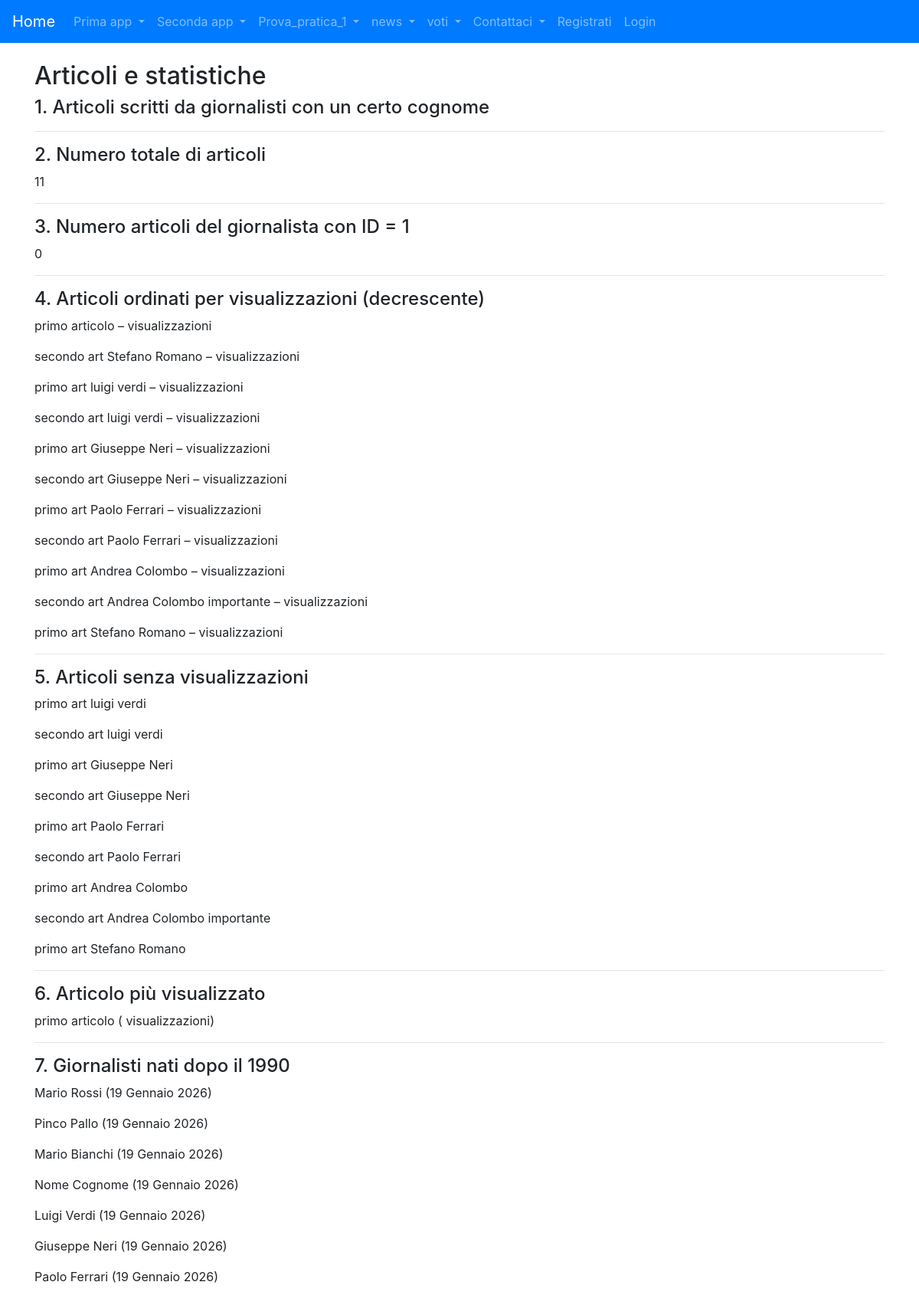
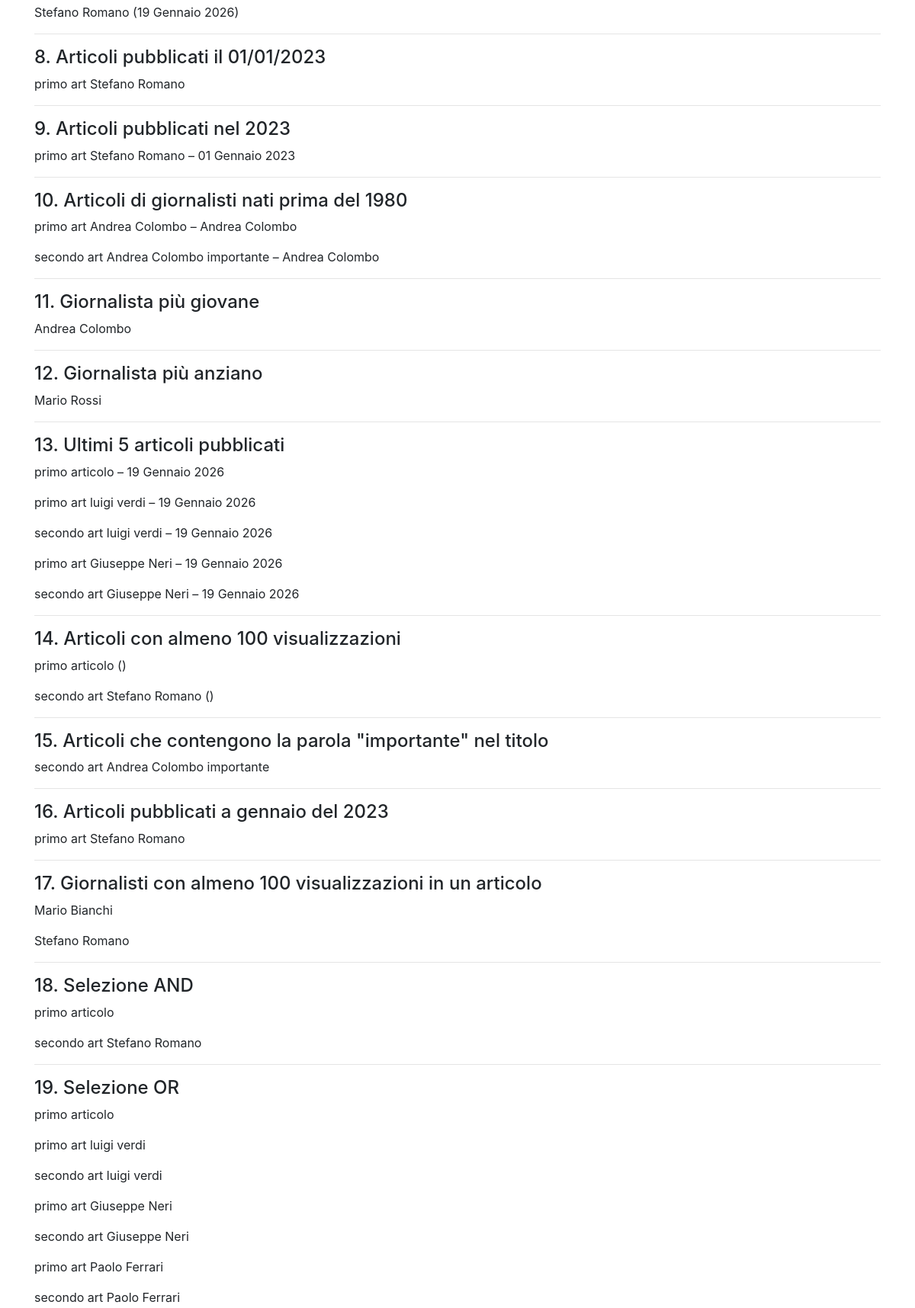
/news/query (upper part), run on the app's committed database (2 pictures, top to bottom).
### news/models.py (models this page shows, shortened)
class Articolo(models.Model):
    titolo = models.CharField(max_length=100)
    contenuto = models.TextField()
    giornalista = models.ForeignKey(Giornalista, on_delete=models.CASCADE, related_name="articoli")
    data = models.DateField(blank=True)
    visualizzazioni = models.IntegerField(default=0,blank=True)
    class Meta:
        verbose_name = "Articolo"
        verbose_name_plural = "Articoli"

class Giornalista(models.Model):
    nome = models.CharField(max_length=20)
    cognome = models.CharField(max_length=20)
    anno_di_nascita = models.DateField(blank=True)
    def __str__(self):
        return self.nome + " " + self.cognome
    class Meta:
        verbose_name = "Giornalista"
        verbose_name_plural = "Giornalisti"

### news/views.py (the view)
# urls.py: path('query', queryBase, name='query'),
def queryBase(request):
    articoli_cognome = Articolo.objects.filter(giornalista__cognome='Rossi')
    numero_totale_articoli = Articolo.objects.count()
    giornalista_1 = Giornalista.objects.get(id=1)
    numero_articoli_giornalista_1 = Articolo.objects.filter(giornalista=giornalista_1).count()
    articoli_ordinati = Articolo.objects.order_by('-visualizzazioni')
    articoli_senza_visualizzazioni = Articolo.objects.filter(visualizzazioni=0)
    articolo_piu_visualizzato = Articolo.objects.order_by('-visualizzazioni').first()
    giornalisti_data = Giornalista.objects.filter(anno_di_nascita__gt=datetime.date(1990, 1, 1))
    articoli_del_giorno = Articolo.objects.filter(data=datetime.date(2023, 1, 1))
    articoli_periodo = Articolo.objects.filter(
        data__range=(datetime.date(2023, 1, 1), datetime.date(2023, 12, 31))
    )
    giornalisti_nati = Giornalista.objects.filter(anno_di_nascita__lt=datetime.date(1980, 1, 1))
    articoli_giornalisti = Articolo.objects.filter(giornalista__in=giornalisti_nati)
    giornalista_giovane = Giornalista.objects.order_by('anno_di_nascita').first()
    giornalista_anziano = Giornalista.objects.order_by('-anno_di_nascita').first()
    ultimi_articoli = Articolo.objects.order_by('-data')[:5]
    articoli_minime_visualizzazioni = Articolo.objects.filter(visualizzazioni__gte=100)
    articoli_parola = Articolo.objects.filter(titolo__icontains='importante')
    articoli_mese_anno = Articolo.objects.filter(data__month=1, data__year=2023)
    giornalisti_con_articoli_popolari = Giornalista.objects.filter(articoli__visualizzazioni__gte=100).distinct()
    data = datetime.date (1990, 1, 1)
    visualizzazioni = 50
    articoli_con_and = Articolo.objects.filter(giornalista__anno_di_nascita__gt=data, visualizzazioni__gte=visualizzazioni)
    from django.db.models import Q
    articoli_con_or = Articolo.objects.filter(Q(giornalista__anno_di_nascita__gt=data) | Q(visualizzazioni__lte=visualizzazioni))
    from django.db.models import Q
    articoli_con_not = Articolo.objects.filter(~Q(giornalista__anno_di_nascita__lt=data))
    articoli_con_exclude = Articolo.objects.exclude(giornalista__anno_di_nascita__lt=data)
    context = {
    'articoli_cognome': articoli_cognome,
    'numero_totale_articoli': numero_totale_articoli,
    'numero_articoli_giornalista_1': numero_articoli_giornalista_1,
    'articoli_ordinati': articoli_ordinati,
    'articoli_senza_visualizzazioni': articoli_senza_visualizzazioni,
    'articolo_piu_visualizzato': articolo_piu_visualizzato,
    'giornalisti_data': giornalisti_data,
    'articoli_del_giorno': articoli_del_giorno,
    'articoli_periodo': articoli_periodo,
    'articoli_giornalisti_nati': articoli_giornalisti,
    'giornalista_giovane': giornalista_giovane,
    'giornalista_anziano': giornalista_anziano,
    'ultimi_5_articoli': ultimi_articoli,
    'articoli_minime_visualizzazioni': articoli_minime_visualizzazioni,
    'articoli_parola': articoli_parola,
    'articoli_mese_anno' : articoli_mese_anno,
    'giornalisti_con_articoli_popolari' : giornalisti_con_articoli_popolari,
    'articoli_con_and': articoli_con_and,
    'articoli_con_or': articoli_con_or,
    'articoli_con_not': articoli_con_not,
    'articoli_con_exclude': articoli_con_exclude
}
    return render(request, "news/query.html", context)

### news/templates/news/query.html (shortened to what this page needs)
{% extends "base.html"%}
{% block content%}
    <h2>Articoli e statistiche</h2>
    <h4>1. Articoli scritti da giornalisti con un certo cognome</h4>
    <hr>
    <h4>2. Numero totale di articoli</h4>
    <p>{{ numero_totale_articoli }}</p>
    <hr>
    <h4>3. Numero articoli del giornalista con ID = 1</h4>
    <p>{{ numero_articoli_giornalista_1 }}</p>
    <hr>
    <h4>4. Articoli ordinati per visualizzazioni (decrescente)</h4>
    {% for articolo in articoli_ordinati %}
        <p>{{ articolo.titolo }} – {{ articolo.visualizzazione }} visualizzazioni</p>
    {% endfor %}
    <hr>
    <h4>5. Articoli senza visualizzazioni</h4>
    {% for articolo in articoli_senza_visualizzazioni %}
        <p>{{ articolo.titolo }}</p>
    {% endfor %}
    <hr>
    <h4>6. Articolo più visualizzato</h4>
        <p>
            {{ articolo_piu_visualizzato.titolo }}
            ({{ articolo_piu_visualizzato.visualizzazione }} visualizzazioni)
        </p>
    <hr>
    <h4>7. Giornalisti nati dopo il 1990</h4>
    {% for giornalista in giornalisti_data %}
        <p>{{ giornalista.nome }} {{ giornalista.cognome }} ({{ giornalista.anno_di_nascita }})</p>
    {% endfor %}
    <hr>
    <h4>8. Articoli pubblicati il 01/01/2023</h4>
    {% for articolo in articoli_del_giorno %}
        <p>{{ articolo.titolo }}</p>
    {% endfor %}
    <hr>
    <h4>9. Articoli pubblicati nel 2023</h4>
    {% for articolo in articoli_periodo %}
        <p>{{ articolo.titolo }} – {{ articolo.data }}</p>
    {% endfor %}
    <hr>
    <h4>10. Articoli di giornalisti nati prima del 1980</h4>
    {% for articolo in articoli_giornalisti_nati %}
        <p>{{ articolo.titolo }} – {{ articolo.giornalista }}</p>
    {% endfor %}
    <hr>
    <h4>11. Giornalista più giovane</h4>
    <p>{{ giornalista_giovane.nome }} {{ giornalista_giovane.cognome }}</p>
    <hr>
    <h4>12. Giornalista più anziano</h4>
    {% if giornalista_anziano %}
        <p>{{ giornalista_anziano.nome }} {{ giornalista_anziano.cognome }}</p>
    {% endif %}
    <hr>
    <h4>13. Ultimi 5 articoli pubblicati</h4>
    {% for articolo in ultimi_5_articoli %}
        <p>{{ articolo.titolo }} – {{ articolo.data }}</p>
    {% endfor %}
    <hr>
    <h4>14. Articoli con almeno 100 visualizzazioni</h4>
    {% for articolo in articoli_minime_visualizzazioni %}
        <p>{{ articolo.titolo }} ({{ articolo.visualizzazione }})</p>
    {% endfor %}
    <hr>
    <h4>15. Articoli che contengono la parola "importante" nel titolo</h4>
    {% for articolo in articoli_parola %}
        <p>{{ articolo.titolo }}</p>
    {% endfor %}
    <hr>
    <h4>16. Articoli pubblicati a gennaio del 2023</h4>
    {% for articolo in articoli_mese_anno%}
        <p>{{ articolo.titolo }}</p>
    {% endfor %}
    <hr>
    <h4>17. Giornalisti con almeno 100 visualizzazioni in un articolo</h4>
    {% for giornalisti in giornalisti_con_articoli_popolari%}
        <p>{{ giornalisti }}</p>
    {% endfor %}
    <hr>
    <h4>18. Selezione AND</h4>
    {% for articolo in articoli_con_and%}
        <p>{{ articolo.titolo }}</p>
    {% endfor %}
    <hr>
    <h4>19. Selezione OR</h4>
    {% for articolo in articoli_con_or%}
        <p>{{ articolo.titolo }}</p>
    {% endfor %}
{% endblock content%}

### data on the page
Articolo: titolo "primo articolo", data "19 Gennaio 2026"
Articolo: titolo "secondo art Stefano Romano"
Articolo: titolo "primo art luigi verdi", data "19 Gennaio 2026"
Articolo: titolo "secondo art luigi verdi", data "19 Gennaio 2026"
Articolo: titolo "primo art Giuseppe Neri", data "19 Gennaio 2026"
Articolo: titolo "secondo art Giuseppe Neri", data "19 Gennaio 2026"
Articolo: titolo "primo art Paolo Ferrari"
Articolo: titolo "secondo art Paolo Ferrari"
Articolo: titolo "primo art Andrea Colombo", giornalista "Andrea Colombo"
Articolo: titolo "secondo art Andrea Colombo importante", giornalista "Andrea Colombo"
Articolo: titolo "primo art Stefano Romano", data "01 Gennaio 2023"
Giornalista: nome "Mario", cognome "Rossi", anno_di_nascita "19 Gennaio 2026"
Giornalista: nome "Pinco", cognome "Pallo", anno_di_nascita "19 Gennaio 2026"
Giornalista: nome "Mario", cognome "Bianchi", anno_di_nascita "19 Gennaio 2026", nome+cognome "Mario Bianchi"
Giornalista: nome "Nome", cognome "Cognome", anno_di_nascita "19 Gennaio 2026"
Giornalista: nome "Luigi", cognome "Verdi", anno_di_nascita "19 Gennaio 2026"
Giornalista: nome "Giuseppe", cognome "Neri", anno_di_nascita "19 Gennaio 2026"
Giornalista: nome "Paolo", cognome "Ferrari", anno_di_nascita "19 Gennaio 2026"
Giornalista: nome "Stefano", cognome "Romano", anno_di_nascita "19 Gennaio 2026", nome+cognome "Stefano Romano"
Giornalista: nome "Andrea", cognome "Colombo"

### other printed values
{{ numero_totale_articoli }} "11"
{{ numero_articoli_giornalista_1 }} "0"
